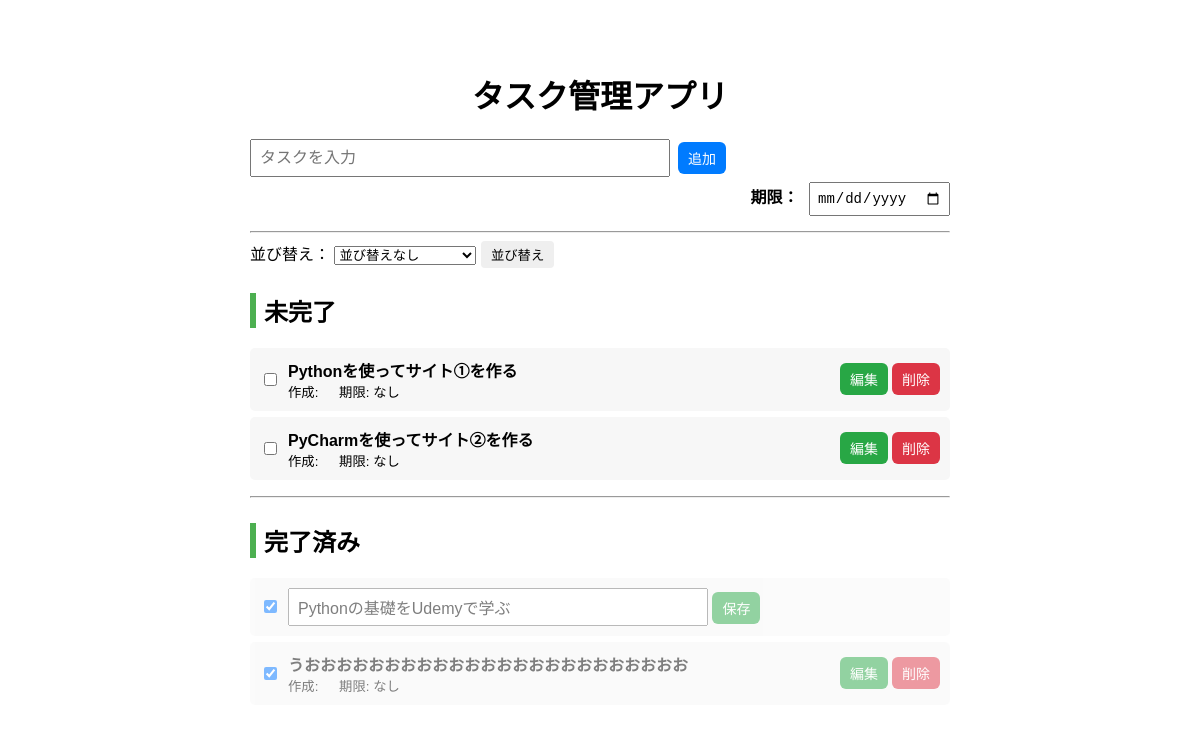
Screenshot of /edit/1 with the database file from the repository.
### tables this page shows
CREATE TABLE tasks (
       id INTEGER PRIMARY KEY AUTOINCREMENT,
       title TEXT NOT NULL
    , completed INTEGER DEFAULT 0, created_at TEXT, due_date TEXT);

### app.py (the view)
@app.route("/edit/<int:task_id>")
def edit(task_id):
    conn = get_db()
    cur = conn.cursor()
    cur.execute("SELECT id, title, completed FROM tasks WHERE completed = 0")
    tasks = cur.fetchall()
    cur.execute("SELECT id, title, completed FROM tasks WHERE completed = 1")
    completed_tasks = cur.fetchall()
    cur.execute("SELECT id, title, completed FROM tasks WHERE id=?", (task_id,))
    editing_task = cur.fetchone()
    return render_template(
        "index.html",
        tasks=tasks,
        completed_tasks=completed_tasks,
        editing_task=editing_task
    )

### app.py (called while the page is built)
def get_db():
    conn = sqlite3.connect("tasks.db")
    conn.row_factory = sqlite3.Row
    return conn

### templates/index.html (shortened to what this page needs)
<!DOCTYPE html>
<html>
<head>
    <link rel="stylesheet" href="/static/style.css">
</head>
<body>
<h1>タスク管理アプリ</h1>
<form action="/add" method="post" class="add-form">
  <div class="task-row">
      <input id="taskInput" class="task-input" type="text" name="title" placeholder="タスクを入力" />
      <button type="submit" class="btn add">追加</button>
  </div>
  <div class="due-area">
      <span class="due-label">期限：</span>
      <input type="date" name="due_date" class="due-input">
  </div>
</form>
<hr>
<form method="get" action="/" style="margin-bottom: 10px;">
  <label>並び替え：</label>
  <select name="sort">
    <option value="">並び替えなし</option>
  </select>
  <button type="submit">並び替え</button>
</form>
<h2>未完了</h2>
<ul>
{% for task in tasks %}
  <li class="{% if task.completed %}completed{% endif %}">
    <div class="task-item"
         {% if not (editing_task and editing_task.id == task.id) %}
         onclick="toggleComplete({{ task.id }})"
         {% endif %}>
      <div class="task-left">
        <input type="checkbox" {% if task.completed %}checked{% endif %}
               onclick="event.stopPropagation(); document.getElementById('complete-form-{{ task.id }}').submit();"
               form="complete-form-{{ task.id }}">
        <div class="task-content">
          {% if editing_task and editing_task.id == task.id %}
           <form action="/update/{{ task.id }}" method="post">
             <input type="text" name="title" value="{{ task.title }}" class="task-input">
             <label>期限：</label>
             <input type="date" name="due_date" value="{{ task.due_date }}" class="due-input">
              <button type="submit" class="btn edit">保存</button>
              </form>
          {% else %}
            <b>{{ task.title }}</b><br>
            <small>
              作成: {{ task.created_at }}
              期限: {{ task.due_date if task.due_date else "なし" }}
            </small>
          {% endif %}
        </div>
      </div>
      {% if not (editing_task and editing_task.id == task.id) %}
      <div class="task-actions">
        <form action="/edit/{{ task.id }}" method="get">
          <button type="submit" class="btn edit">編集</button>
        </form>
        <form action="/delete/{{ task.id }}" method="post">
          <button type="submit" class="btn delete">削除</button>
        </form>
      </div>
      {% endif %}
    </div>
  </li>
{% endfor %}
</ul>
<hr>
<h2>完了済み</h2>
<ul>
{% for task in completed_tasks %}
  <li class="completed">
    <div class="task-item"
         {% if not (editing_task and editing_task.id == task.id) %}
         onclick="toggleComplete({{ task.id }})"
         {% endif %}>
      <div class="task-left">
        <input type="checkbox" checked
               onclick="event.stopPropagation(); document.getElementById('complete-form-{{ task.id }}').submit();"
               form="complete-form-{{ task.id }}">
        <div class="task-content">
          {% if editing_task and editing_task.id == task.id %}
            <form action="/update/{{ task.id }}" method="post">
              <input type="text" name="title" value="{{ task.title }}" class="task-input">
              <button type="submit" class="btn edit">保存</button>
            </form>
          {% else %}
            <b>{{ task.title }}</b><br>
            <small>
              作成: {{ task.created_at }}
              期限: {{ task.due_date if task.due_date else "なし" }}
            </small>
          {% endif %}
        </div>
      </div>
      {% if not (editing_task and editing_task.id == task.id) %}
      <div class="task-actions">
        <form action="/edit/{{ task.id }}" method="get">
          <button type="submit" class="btn edit">編集</button>
        </form>
        <form action="/delete/{{ task.id }}" method="post">
          <button type="submit" class="btn delete">削除</button>
        </form>
      </div>
      {% endif %}
    </div>
  </li>
{% endfor %}
</ul>
</body>
</html>

### static/style.css (style rules this page uses)
body { font-family: Arial, sans-serif; max-width: 700px; margin: 40px auto; padding: 10px; }
h1 { text-align: center; }
h2 { margin-top: 25px; border-left: 6px solid #4CAF50; padding-left: 8px; }
ul { list-style: none; padding: 0; }
li { margin: 6px 0; }
.task-item { display: flex; align-items: center; justify-content: space-between; gap: 8px; padding: 10px; background: #f7f7f7; border-radius: 5px; }
.task-left { display: flex; align-items: center; gap: 8px; flex-grow: 1; }
.task-content { min-width: 0; overflow-wrap: break-word; }
.task-actions { display: flex; gap: 4px; }
.completed { opacity: 0.5; text-decoration: none; }
.task-row { display: flex; align-items: center; gap: 8px; }
.task-input { width: 400px; padding: 8px; font-size: 16px; }
.add-form { margin-bottom: 15px; }
.due-area { text-align: right; margin-top: 5px; }
.due-label { font-weight: bold; margin-right: 6px; }
.due-input { padding: 6px; font-size: 14px; }
button { padding: 4px 10px; border-radius: 4px; border: none; cursor: pointer; }
.btn { padding: 6px 10px; border-radius: 6px; border: none; cursor: pointer; color: white; font-size: 14px; }
.add { background-color: #007bff; }
.edit { background-color: #28a745; }
.delete { background-color: #dc3545; }

### templates/index.html (style rules this page uses)
.completed { opacity: 0.5; }
.task-item { display: flex; align-items: center; justify-content: space-between; gap: 8px; }
.task-left { display: flex; align-items: center; gap: 8px; }
.task-content { min-width: 0; }
.task-actions { display: flex; gap: 4px; }

### rows the page displays
tasks: title "Pythonを使ってサイト①を作る", due_date "なし"
tasks: title "PyCharmを使ってサイト②を作る", due_date "なし"
tasks: title "Pythonの基礎をUdemyで学ぶ"
tasks: title "うおおおおおおおおおおおおおおおおおおおおおおおお", due_date "なし"
